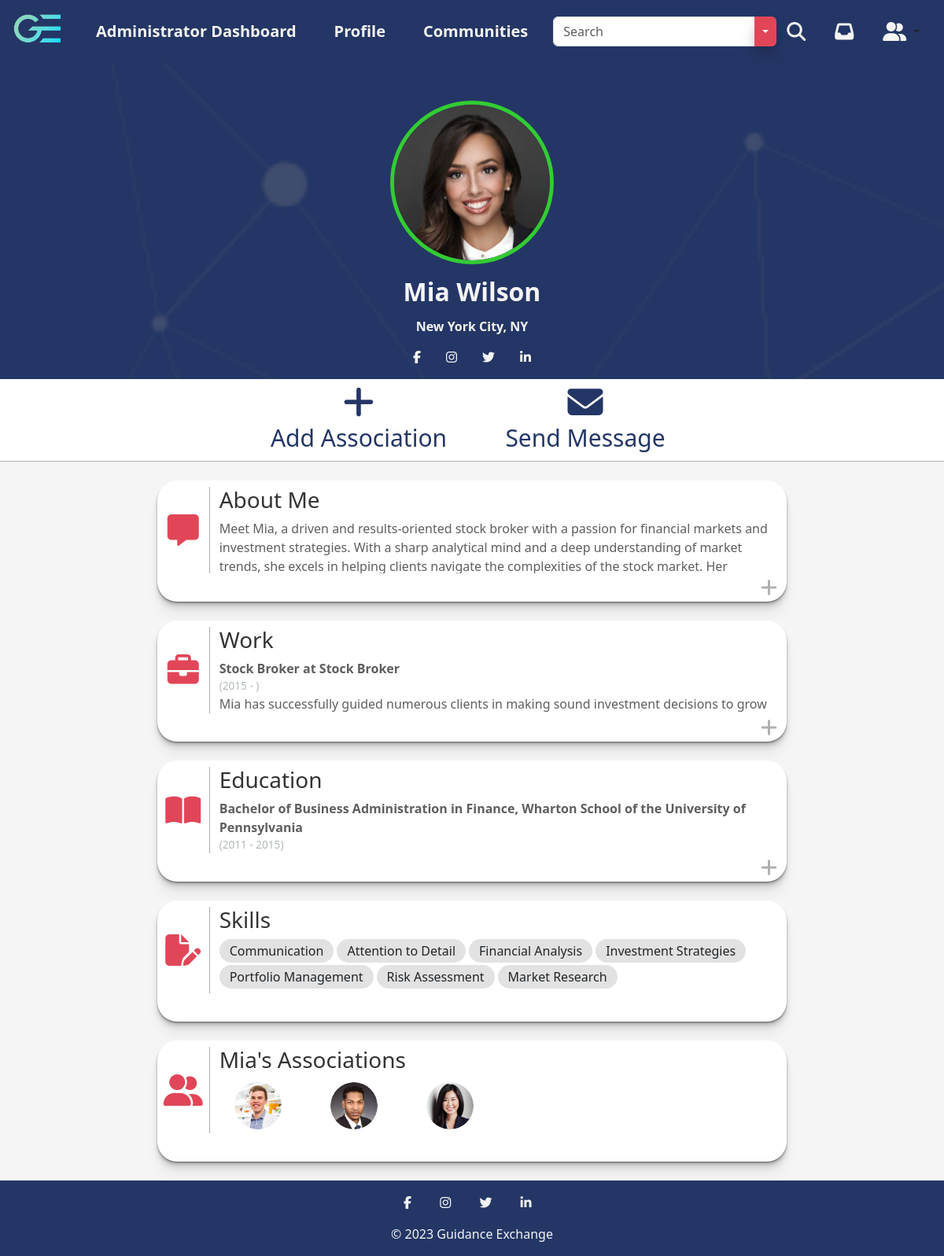
Page /profile.php?profileID=5 (signed in) on the committed database.
### tables this page shows
CREATE TABLE UserData_t (
  UserID INT(9) NOT NULL,
  FirstName VARCHAR(255) NOT NULL,
  LastName VARCHAR(255) NOT NULL,
  ProfilePicture VARCHAR(255),
  ProfilePictureBorder VARCHAR(255),
  ProfilePictureBackground VARCHAR(255),
  Rating INT(1),
  LocationCity VARCHAR(255),
  LocationState VARCHAR(255),
  Facebook VARCHAR(255),
  Twitter VARCHAR(255),
  Instagram VARCHAR(255),
  LinkedIn VARCHAR(255),
  Mentoring LONGTEXT,
  AboutMe LONGTEXT,
  WorkTitle VARCHAR(255),
  WorkLocation VARCHAR(255),
  WorkStartDate DATE,
  WorkEndDate DATE,
  WorkDescription LONGTEXT,
  EducationDegree VARCHAR(255),
  EducationLocation VARCHAR(255),
  EducationStartDate DATE,
  EducationEndDate DATE,
  EducationDescription LONGTEXT,
  Associations VARCHAR(255),
  CONSTRAINT UserData_t_PK PRIMARY KEY (UserID),
  CONSTRAINT UserData_t_FK1 FOREIGN KEY (UserID) REFERENCES Auth_t(UserID)
);

### profile.php (the view, shortened to what the rows shown need)
<!DOCTYPE html>
<html lang="en">
<head>
  <link href="assets/fontawesome/css/fontawesome.css" rel="stylesheet">
  <link href="assets/fontawesome/css/brands.css" rel="stylesheet">
  <link href="assets/fontawesome/css/solid.css" rel="stylesheet">
  <link href="assets/bootstrap/css/bootstrap.min.css" rel="stylesheet" />
  <link rel="stylesheet" href="css/profile.css" />
  <link rel="stylesheet" href="css/main.css" />
</head>
  <?php
  include('includes/session.inc.php');
  $profileID = $_GET['profileID'];
  ?>
<body>
  <?php
  $sql = "SELECT * FROM `UserData_t` WHERE `UserID` = $profileID";
  $result = mysqli_query($con, $sql);
  while ($profile = mysqli_fetch_assoc($result)) {
    $firstName = $profile['FirstName'];
    $lastName = $profile['LastName'];
    $profilePicture = $profile['ProfilePicture'];
    $profilePictureBorder = $profile['ProfilePictureBorder'];
    $profilePictureBackground = $profile['ProfilePictureBackground'];
    $city = $profile['LocationCity'];
    $state = $profile['LocationState'];
    $facebook = $profile['Facebook'];
    $twitter = $profile['Twitter'];
    $instagram = $profile['Instagram'];
    $linkedIn = $profile['LinkedIn'];
    $aboutMe = $profile['AboutMe'];
    $workTitle = $profile['WorkTitle'];
    $workTitleArray = explode(";", $workTitle ?? '');
    $workLocation = $profile['WorkLocation'];
    $workLocationArray = explode(";", $workTitle ?? '');
    $workStartDate = $profile['WorkStartDate'];
    $workStartDateArray = explode(";", $workStartDate ?? '');
    $workEndDate = $profile['WorkEndDate'];
    $workEndDateArray = explode(";", $workEndDate ?? '');
    $workDescription = $profile['WorkDescription'];
    $workDescriptionArray = explode(";", $workDescription ?? '');
    $educationDegree = $profile['EducationDegree'];
    $educationDegreeArray = explode(";", $educationDegree ?? '');
    $educationLocation = $profile['EducationLocation'];
    $educationLocationArray = explode(";", $educationLocation ?? '');
    $educationStartDate = $profile['EducationStartDate'];
    $educationStartDateArray = explode(";", $educationStartDate ?? '');
    $educationEndDate = $profile['EducationEndDate'];
    $educationEndDateArray = explode(";", $educationEndDate ?? '');
    $profileAssociations = $profile['Associations'];
    $profileAssociationsArray = explode(";", $profileAssociations ?? '');
  }
  $skillsSql = "SELECT * FROM `Qualifications_t` WHERE `UserID` = $profileID";
  $skillsResult = mysqli_query($con, $skillsSql);
  $skillsArray = array();
  while ($qualifications = mysqli_fetch_assoc($skillsResult)) {
    $skillsArray[] = $qualifications['SkillID'];
  }
  if ($skillsArray != null) {
    $qualificationsSql = "SELECT `SkillName` FROM `Skills_t` WHERE `SkillID` IN (" . implode(',', $skillsArray) . ")";
    $qualificationsResult = mysqli_query($con, $qualificationsSql);
    $skillNames = array();
    while ($row = mysqli_fetch_assoc($qualificationsResult)) {
      $skillNames[] = $row['SkillName'];
    }
  }
  $state_abbreviations = array(
    'AL' => 'Alabama', 'AK' => 'Alaska', 'AZ' => 'Arizona', 'AR' => 'Arkansas', 'CA' => 'California', 'CO' => 'Colorado',
    'CT' => 'Connecticut', 'DE' => 'Delaware', 'FL' => 'Florida', 'GA' => 'Georgia', 'HI' => 'Hawaii', 'ID' => 'Idaho',
    'IL' => 'Illinois', 'IN' => 'Indiana', 'IA' => 'Iowa', 'KS' => 'Kansas', 'KY' => 'Kentucky', 'LA' => 'Louisiana',
    'ME' => 'Maine', 'MD' => 'Maryland', 'MA' => 'Massachusetts', 'MI' => 'Michigan', 'MN' => 'Minnesota', 'MS' => 'Mississippi',
    'MO' => 'Missouri', 'MT' => 'Montana', 'NE' => 'Nebraska', 'NV' => 'Nevada', 'NH' => 'New Hampshire', 'NJ' => 'New Jersey',
    'NM' => 'New Mexico', 'NY' => 'New York', 'NC' => 'North Carolina', 'ND' => 'North Dakota', 'OH' => 'Ohio', 'OK' => 'Oklahoma',
    'OR' => 'Oregon', 'PA' => 'Pennsylvania', 'RI' => 'Rhode Island', 'SC' => 'South Carolina', 'SD' => 'South Dakota', 'TN' => 'Tennessee',
    'TX' => 'Texas', 'UT' => 'Utah', 'VT' => 'Vermont', 'VA' => 'Virginia', 'WA' => 'Washington', 'WV' => 'West Virginia',
    'WI' => 'Wisconsin', 'WY' => 'Wyoming', 'DC' => 'District of Columbia'
  );
  echo '<section class="photo-section pt-5 pb-3" style="background-image: url(&#39;img/' . $profilePictureBackground . '&#39;); background-attachment: fixed; background-size: cover;">';
  echo '<div class="container-fluid flex-column">';
  if ($profilePictureBorder == null) {
    if ($profilePicture == null) {
      echo '<img class="profile-photo mb-3" style="border-color: #008a0e;" src="img/blank-profile-image.png" alt="' . $firstName . ' ' . $lastName . ' Profile Photo">';
    } else {
      echo '<img class="profile-photo mb-3" style="border-color: #008a0e;" src="upload/' . $profilePicture . '" alt="' . $firstName . ' ' . $lastName . ' Profile Photo">';
    }
  } else {
    if ($profilePicture == null) {
      echo '<img class="profile-photo mb-3" style="border-color: ' . $profilePictureBorder . ';" src="img/blank-profile-image.png" alt="' . $firstName . ' ' . $lastName . ' Profile Photo">';
    } else {
      echo '<img class="profile-photo mb-3" style="border-color: ' . $profilePictureBorder . ';" src="upload/' . $profilePicture . '" alt="' . $firstName . ' ' . $lastName . ' Profile Photo">';
    }
  }
  echo '<h1 class="profile-name mb-2">' . $firstName . ' ' . $lastName . '</h1>';
  if ($city != null) {
    echo '<h2 class="city-name mt-2 mb-3">' . $city;
    if ($state != null) {
      $abbreviation = array_search($state, $state_abbreviations);
      echo ', ' . $abbreviation . '</h2>';
    } else {
      echo '</h2>';
    }
  } elseif ($state != null) {
    echo '<h2 class="city-name mt-2 mb-3">' . $state . '</h2>';
  }
  if ($facebook or $instagram or $twitter or $linkedIn != null) {
    echo '<div class="mb-0">';
    if ($facebook != null) {
      echo '<a href="https://www.facebook.com/' . $facebook . '" class="mx-3"><i class="fa fa-facebook"></i></a>';
    }
    if ($instagram != null) {
      echo '<a href="https://www.instagram.com/' . $instagram . '" class="mx-3"><i class="fa fa-instagram"></i></a>';
    }
    if ($twitter != null) {
      echo '<a href="https://www.twitter.com/' . $twitter . '" class="mx-3"><i class="fa fa-twitter"></i></a>';
    }
    if ($linkedIn != null) {
      echo '<a href="https://www.linkedin.com/in/' . $linkedIn . '" class="mx-3"><i class="fa fa-linkedin"></i></a>';
    }
    echo '</div>';
  }
  echo '</div>';
  echo '</section>';
  if ($userID == $profileID) {
    echo '<section class="profile__buttons-section d-flex justify-content-center">';
    echo '<div class="container text-center row profile__buttons_links">';
    echo '<div class="col">';
    echo '<a href="/edit-profile.php"><i class="fa-solid fa-pencil"></i><br>Edit Profile</a>';
    echo '</div>';
    echo '<div class="col">';
    echo '<a href="appointments.php?profileID=' . $userID . '"><i class="fa-regular fa-calendar-days"></i><br>Appointments</a>';
    echo '</div>';
    echo '</div>';
    echo '</section>';
  } else {
    echo '<section class="profile__buttons-section d-flex justify-content-center">';
    echo '<div class="container text-center row profile__buttons_links">';
    echo '</div>';
    echo '</section>';
  }
  echo '<section class="content-section pt-4">';
  if ($aboutMe != null) {
    echo '<div class="container-fluid pb-4">';
    echo '<div class="row align-items-start profile-section pt-2">';
    echo '<div class="col-1 d-flex align-items-center justify-content-center profile-icon">';
    echo '<i class="fa-solid fa-message"></i>';
    echo '</div>';
    echo '<div class="col-11 profile-wrap">';
    echo '<h3>About Me</h3>';
    echo '<p>' . $aboutMe . '</p>';
    echo '</div>';
    echo '<div class="col-12 text-end">';
    echo '</div></div></div>';
  }
  if ($workLocation != null) {
    echo '<div class="container-fluid pb-4">';
    echo '<div class="row align-items-start profile-section pt-2">';
    echo '<div class="col-11 profile-wrap">';
    echo '<h3>Work</h3>';
    foreach ($workLocationArray as $location) {
      $wl = 0;
      echo '<p class="mb-0"><strong>' . $workTitleArray[$wl] . ' at ' . $location . '</strong></p>';
      if ($workEndDateArray[$wl] != null) {
        echo '<p class="profile-date mb-0">(' . date_format(date_create($workStartDateArray[$wl]), "Y") . ' - ' . date_format(date_create($workEndDateArray[$wl]), "Y") . ')</p>';
      } else {
        echo '<p class="profile-date mb-0">(' . date_format(date_create($workStartDateArray[$wl]), "Y") . ' - )</p>';
      }
      echo '<p>' . $workDescriptionArray[$wl] . '</p>';
    }
    echo '</div>';
    echo '<div class="col-12 text-end">';
    echo '</div></div></div>';
  }
  if ($educationLocation != null) {
    echo '<div class="container-fluid pb-4">';
    echo '<div class="row align-items-start profile-section pt-2">';
    echo '<div class="col-11 profile-wrap">';
    echo '<h3>Education</h3>';
    foreach ($educationLocationArray as $location) {
      $el = 0;
      echo '<p class="mb-0"><strong>' . $educationDegreeArray[$el] . ', ' . $location . '</strong></p>';
      if ($educationEndDateArray[$el] != null) {
        echo '<p class="profile-date mb-0">(' . date_format(date_create($educationStartDateArray[$el]), "Y") . ' - ' . date_format(date_create($educationEndDateArray[$el]), "Y") . ')</p>';
      } else {
        echo '<p class="profile-date mb-0">(' . date_format(date_create($educationStartDateArray[$el]), "Y") . ' - )</p>';
      }
    }
    echo '</div>';
    echo '<div class="col-12 text-end">';
    echo '</div></div></div>';
  }
  if (isset($skillNames) && $skillNames != null) {
    echo '<div class="container-fluid pb-4">';
    echo '<div class="row align-items-start profile-section pt-2">';
    echo '<div class="col-12 text-end">';
    echo '</div></div></div>';
  }
  if ($profileAssociations != null) {
    echo '<div class="container-fluid pb-4">';
    echo '<div class="row align-items-start profile-section pt-2">';
    echo '<div class="col-11 profile-wrap">';
    if ($profileID == $userID) {
      echo '<h3>My Associations</h3>';
    } else {
      echo '<h3>' . $firstName . '&#39;s Associations</h3>';
    }
    echo '<div class="row pt-1">';
    include('includes/connect.inc.php');
    foreach ($profileAssociationsArray as $value) {
      $associationSql = "SELECT `FirstName`,`LastName`,`ProfilePicture` FROM `UserData_t` WHERE `UserID`=$value";
      $associationResult = mysqli_query($con, $associationSql);
      while ($profileAssociation = mysqli_fetch_assoc($associationResult)) {
        $associationFirstName = $profileAssociation['FirstName'];
        $associationLastName = $profileAssociation['LastName'];
        $associationProfilePicture = $profileAssociation['ProfilePicture'];
      }
      echo '<div class="col-2 d-flex align-items center justify-content-center">';
      echo '<a href="profile.php?profileID=' . $value . '"><img class="association-photo" src="upload/' . $associationProfilePicture . '" alt="' . $associationFirstName . ' ' . $associationLastName . ' Profile Photo"></a>';
      echo '</div>';
    }
    echo '</div>';
    echo '</div>';
    echo '<div class="col-12 text-end">';
    echo '</div></div></div>';
  }
  echo '</section>';
  ?>
</body>
</html>

### rows in the picture
userdata_t: ProfilePictureBackground (picture), ProfilePicture (picture), FirstName "Mia", LastName "Wilson", LocationCity "New York City", LocationState "NY", AboutMe "Meet Mia, a driven and results-oriented stock broker with a passion for financial markets and investment strategies. With a sharp analytical mind and a deep understanding of market trends, she excels in helping clients navigate the complexities of the stock market. Her…", WorkTitle "Stock Broker", WorkStartDate "2015", WorkDescription "Mia has successfully guided numerous clients in making sound investment decisions to grow…", EducationDegree "Bachelor of Business Administration in Finance", EducationLocation "Wharton School of the University of Pennsylvania", EducationStartDate "2011", EducationEndDate "2015"
userdata_t: ProfilePicture (picture)
userdata_t: ProfilePicture (picture)
userdata_t: ProfilePicture (picture)

### other values in the picture
$value "Communication"
$value "Attention to Detail"
$value "Financial Analysis"
$value "Investment Strategies"
$value "Portfolio Management"
$value "Risk Assessment"
$value "Market Research"
